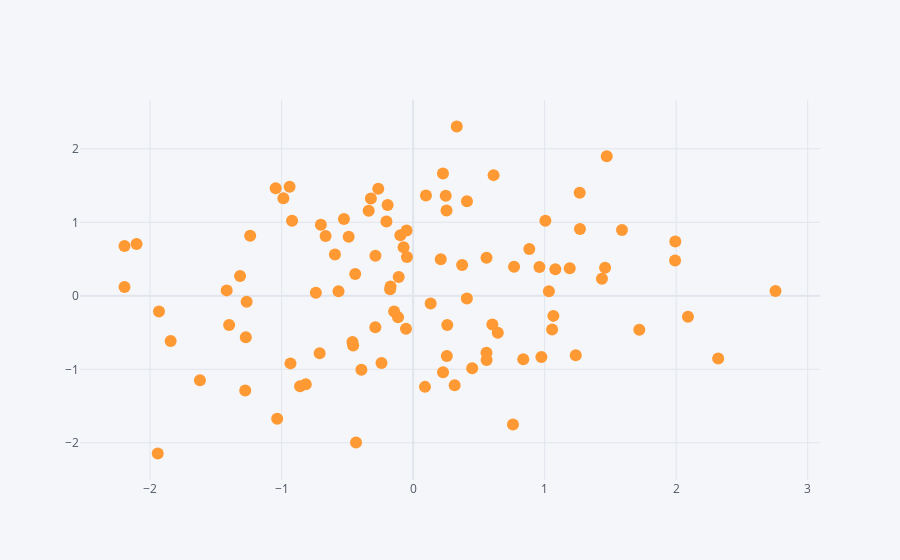

Notebook code for this chart:
### Markdown cell above
## Scatter

### Code cell
df.iplot(kind='scatter',x='A',y='B',mode='markers')
